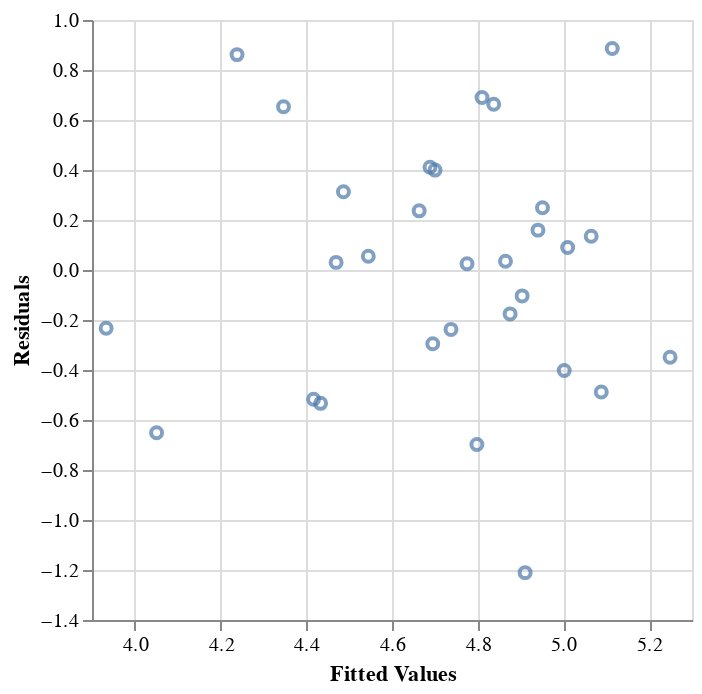

Write notebook code for a chart like this one.
### Markdown cell above
To test for equal variance, we plot the residuals against the fitted values for the model.

### Code cell
fitted_df = pd.DataFrame({
    "observed": y,
    "fitted": y - resid,
    "residuals": resid
})

alt.Chart(fitted_df).mark_point().encode(
    x=alt.X(
        "fitted",
        scale=alt.Scale(zero=False)
    ).title("Fitted Values"),
    y=alt.Y(
        "residuals",
        scale=alt.Scale(zero=False)
    ).title("Residuals")
)

### Figure 1 — Vega-Lite specification as saved in the notebook (floating-point values rounded to 4 significant figures)
{"config": {"view": {"continuousWidth": 300, "continuousHeight": 300}}, "data": {"name": "data-9d50ad5d2642eed57d6b53302b46f940"}, "mark": {"type": "point"}, "encoding": {"x": {"field": "fitted", "scale": {"zero": false}, "title": "Fitted Values", "type": "quantitative"}, "y": {"field": "residuals", "scale": {"zero": false}, "title": "Residuals", "type": "quantitative"}}, "$schema": "https://vega.github.io/schema/vega-lite/v5.20.1.json", "datasets": {"data-9d50ad5d2642eed57d6b53302b46f940": [{"observed": 4.9, "fitted": 5.249, "residuals": -0.3489}, {"observed": 4.6, "fitted": 5.002, "residuals": -0.4019}, {"observed": 3.9, "fitted": 4.417, "residuals": -0.517}, {"observed": 6.0, "fitted": 5.114, "residuals": 0.8861}, {"observed": 4.6, "fitted": 4.545, "residuals": 0.05531}, {"observed": 3.7, "fitted": 3.933, "residuals": -0.2331}, {"observed": 4.6, "fitted": 5.088, "residuals": -0.4883}, {"observed": 5.0, "fitted": 4.347, "residuals": 0.6532}, {"observed": 4.4, "fitted": 4.695, "residuals": -0.2951}, {"observed": 5.1, "fitted": 4.689, "residuals": 0.4113}, {"observed": 4.5, "fitted": 4.738, "residuals": -0.2376}, {"observed": 4.9, "fitted": 4.865, "residuals": 0.03521}, {"observed": 3.4, "fitted": 4.051, "residuals": -0.6507}, {"observed": 4.1, "fitted": 4.798, "residuals": -0.6981}, {"observed": 3.7, "fitted": 4.911, "residuals": -1.211}, {"observed": 5.2, "fitted": 5.065, "residuals": 0.1352}, {"observed": 5.5, "fitted": 4.837, "residuals": 0.6627}, {"observed": 4.8, "fitted": 4.487, "residuals": 0.3133}, {"observed": 4.8, "fitted": 4.775, "residuals": 0.02493}, {"observed": 5.1, "fitted": 4.238, "residuals": 0.8616}, {"observed": 4.5, "fitted": 4.47, "residuals": 0.03042}, {"observed": 4.9, "fitted": 4.663, "residuals": 0.2366}, {"observed": 5.1, "fitted": 4.7, "residuals": 0.3996}, {"observed": 5.1, "fitted": 5.01, "residuals": 0.09013}, {"observed": 5.1, "fitted": 4.941, "residuals": 0.1594}, {"observed": 4.7, "fitted": 4.876, "residuals": -0.1756}, {"observed": 4.8, "fitted": 4.904, "residuals": -0.1036}, {"observed": 5.2, "fitted": 4.951, "residuals": 0.2489}, {"observed": 3.9, "fitted": 4.433, "residuals": -0.5334}, {"observed": 5.5, "fitted": 4.81, "residuals": 0.69}]}}
